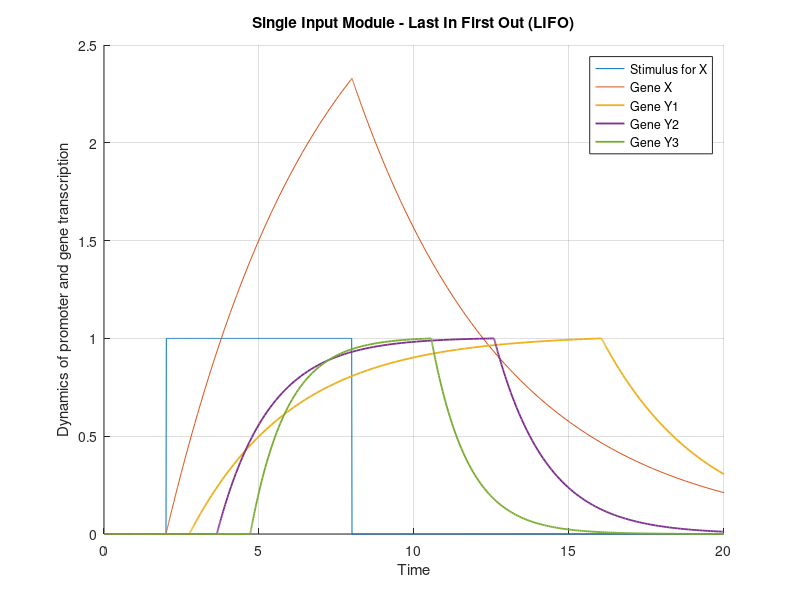

Write the MATLAB code that produced this figure.
clc; clear;

% Single Input Module ------------------------------------------------------
% Promoter is activated by environmental stimulus (Binary)
% Promoter initiates Gene X when its concentration crosses K1
% Promoter initiates Gene Y when its concentration crosses K2
% Promoter initiates Gene Z when its concentration crosses K3
% K3 > K2 > K1

alpha = 0.2;
beta = 1;

alpha1 = 0.3;
alpha2 = 0.6;
alpha3 = 0.85;

tSpan = [0, 20];
K1 = 0.2;
K2 = 0.4;
K3 = 0.6;
y30 = 0;
y20 = 0;
y10 = 0;
x0 = 0;

activationTime = 2;
deactivationTime = 8;

options = odeset('RelTol', 1e-6, 'AbsTol', 1e-8);

t = 0:0.01:max(tSpan);
stimulus = @(t) 1 * (t > activationTime & t < deactivationTime);
stimulus_arr = arrayfun(stimulus, t);

dxdt = @(t_, x) (stimulus(t_) - alpha * x);
[t_, x] = ode45(dxdt, tSpan, x0, options);

x_interpolated1 = @(t1) interp1(t_, x, t1, 'linear', 'extrap');
x_interpolated2 = @(t2) interp1(t_, x, t2, 'linear', 'extrap');
x_interpolated3 = @(t3) interp1(t_, x, t3, 'linear', 'extrap');

dy1_dt = @(t1, y1) (beta * ((x_interpolated1(t1) > K1 * max(x))) - alpha1 * y1);
[t1, y1] = ode45(dy1_dt, tSpan, y10, options);

dy2_dt = @(t2, y2) (beta * ((x_interpolated2(t2) > K2 * max(x))) - alpha2 * y2);
[t2, y2] = ode45(dy2_dt, tSpan, y20, options);

dy3_dt = @(t3, y3) (beta * ((x_interpolated3(t3) > K3 * max(x))) - alpha3 * y3);
[t3, y3] = ode45(dy3_dt, tSpan, y30, options);

figure;
hold on;
ylim([0 2.5]);
plot(t, stimulus_arr, 'DisplayName', 'Stimulus for X');
plot(t_, x/1.5, 'DisplayName', 'Gene X');
plot(t1, y1/max(y1), 'DisplayName', 'Gene Y1', 'LineWidth', 1.3);
plot(t2, y2/max(y2), 'DisplayName', 'Gene Y2', 'LineWidth', 1.3);
plot(t3, y3/max(y3), 'DisplayName', 'Gene Y3', 'LineWidth', 1.3);
title('Single Input Module - Last In First Out (LIFO)');
xlabel('Time');
ylabel('Dynamics of promoter and gene transcription');
legend('Location', 'northeast');
grid on;
hold off;
